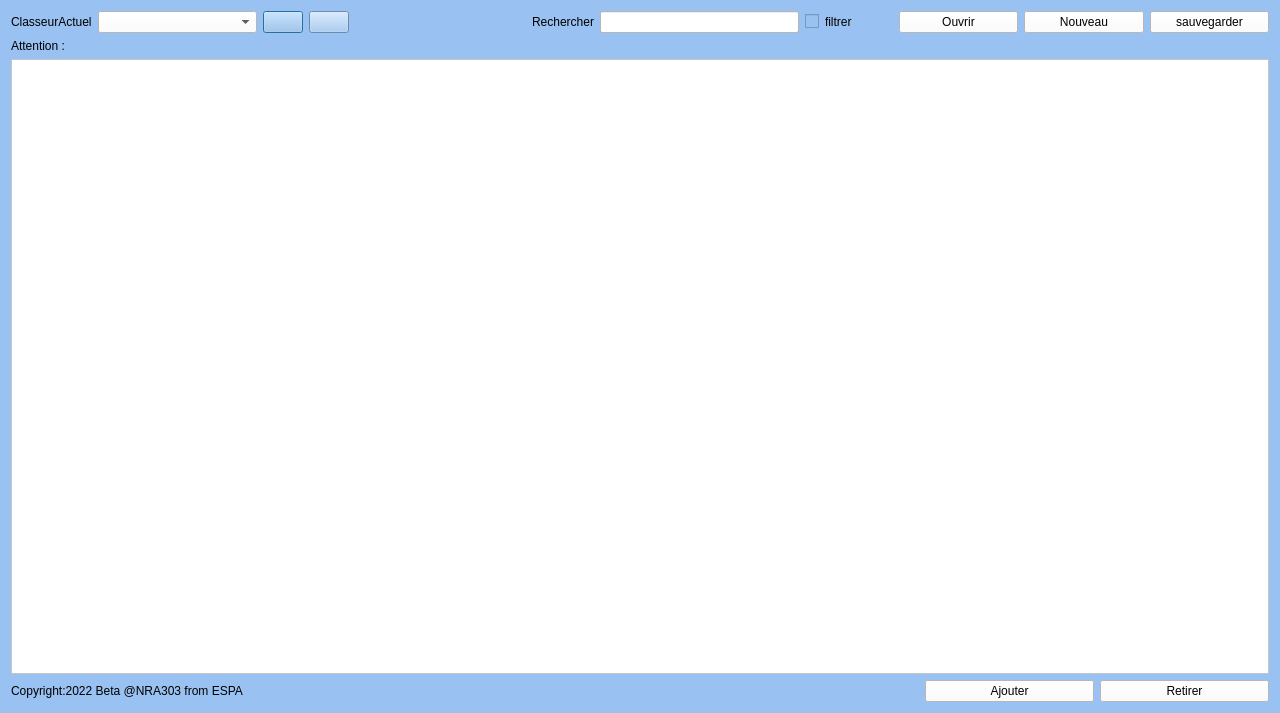
<?xml version="1.0" encoding="UTF-8"?>
<ui version="4.0">
 <class>Dialog</class>
 <widget class="QDialog" name="Dialog">
  <property name="geometry">
   <rect>
    <x>0</x>
    <y>0</y>
    <width>1280</width>
    <height>713</height>
   </rect>
  </property>
  <property name="sizePolicy">
   <sizepolicy hsizetype="Fixed" vsizetype="Fixed">
    <horstretch>0</horstretch>
    <verstretch>0</verstretch>
   </sizepolicy>
  </property>
  <property name="baseSize">
   <size>
    <width>0</width>
    <height>0</height>
   </size>
  </property>
  <property name="windowTitle">
   <string>Polyvalence par excellence</string>
  </property>
  <property name="windowIcon">
   <iconset>
    <normaloff>../Icons/esp.jpg</normaloff>../Icons/esp.jpg</iconset>
  </property>
  <property name="styleSheet">
   <string notr="true">font: 8pt &quot;MS Shell Dlg 2&quot;;
background-color: rgb(153, 193, 241);
border-width: 10px;
border-color: rgb(72, 144, 219);</string>
  </property>
  <layout class="QVBoxLayout" name="verticalLayout_3">
   <item>
    <layout class="QHBoxLayout" name="horizontalLayout_21" stretch="0,4,0,0,0,3,5,0,0,3,3,3">
     <property name="leftMargin">
      <number>0</number>
     </property>
     <item>
      <widget class="QLabel" name="table_label">
       <property name="styleSheet">
        <string notr="true">font: 9pt &quot;MS Shell Dlg 2&quot;;</string>
       </property>
       <property name="text">
        <string>ClasseurActuel</string>
       </property>
       <property name="alignment">
        <set>Qt::AlignLeading|Qt::AlignLeft|Qt::AlignVCenter</set>
       </property>
      </widget>
     </item>
     <item>
      <widget class="QComboBox" name="box">
       <property name="toolTip">
        <string>&lt;html&gt;&lt;head/&gt;&lt;body&gt;&lt;p&gt;Séléctionner le classeur&lt;/p&gt;&lt;/body&gt;&lt;/html&gt;</string>
       </property>
       <property name="styleSheet">
        <string notr="true">background-color: rgb(255, 255, 255);</string>
       </property>
      </widget>
     </item>
     <item>
      <widget class="QPushButton" name="addTable">
       <property name="toolTip">
        <string>&lt;html&gt;&lt;head/&gt;&lt;body&gt;&lt;p&gt;Ajouter un nouveau classeur&lt;/p&gt;&lt;/body&gt;&lt;/html&gt;</string>
       </property>
       <property name="text">
        <string/>
       </property>
       <property name="icon">
        <iconset>
         <normaloff>../Icons/306220457_3355170251430071_6322145844593497670_n.png</normaloff>../Icons/306220457_3355170251430071_6322145844593497670_n.png</iconset>
       </property>
      </widget>
     </item>
     <item>
      <widget class="QPushButton" name="removeTable">
       <property name="toolTip">
        <string>&lt;html&gt;&lt;head/&gt;&lt;body&gt;&lt;p&gt;supprimer le classeur courant&lt;/p&gt;&lt;/body&gt;&lt;/html&gt;</string>
       </property>
       <property name="text">
        <string/>
       </property>
       <property name="icon">
        <iconset>
         <normaloff>../Icons/49497.png</normaloff>../Icons/49497.png</iconset>
       </property>
      </widget>
     </item>
     <item>
      <spacer name="horizontalSpacer">
       <property name="orientation">
        <enum>Qt::Horizontal</enum>
       </property>
       <property name="sizeHint" stdset="0">
        <size>
         <width>120</width>
         <height>20</height>
        </size>
       </property>
      </spacer>
     </item>
     <item>
      <widget class="QLabel" name="recherche_label">
       <property name="styleSheet">
        <string notr="true">font: 8pt &quot;MS Shell Dlg 2&quot;;</string>
       </property>
       <property name="text">
        <string>Rechercher</string>
       </property>
       <property name="alignment">
        <set>Qt::AlignRight|Qt::AlignTrailing|Qt::AlignVCenter</set>
       </property>
      </widget>
     </item>
     <item>
      <widget class="QLineEdit" name="champderecherche">
       <property name="toolTip">
        <string>&lt;html&gt;&lt;head/&gt;&lt;body&gt;&lt;p&gt;Champ de recherche&lt;/p&gt;&lt;/body&gt;&lt;/html&gt;</string>
       </property>
       <property name="styleSheet">
        <string notr="true">background-color:rgb(255, 255, 255)</string>
       </property>
      </widget>
     </item>
     <item>
      <widget class="QCheckBox" name="filterBox">
       <property name="styleSheet">
        <string notr="true">font: 9pt &quot;MS Shell Dlg 2&quot;;</string>
       </property>
       <property name="text">
        <string>filtrer</string>
       </property>
      </widget>
     </item>
     <item>
      <spacer name="horizontalSpacer_2">
       <property name="orientation">
        <enum>Qt::Horizontal</enum>
       </property>
       <property name="sizeHint" stdset="0">
        <size>
         <width>40</width>
         <height>20</height>
        </size>
       </property>
      </spacer>
     </item>
     <item>
      <widget class="QPushButton" name="ouvrir">
       <property name="toolTip">
        <string>&lt;html&gt;&lt;head/&gt;&lt;body&gt;&lt;p&gt;Ouvrir une bibliothèque&lt;/p&gt;&lt;/body&gt;&lt;/html&gt;</string>
       </property>
       <property name="styleSheet">
        <string notr="true">background-color: rgb(255, 255, 255);
font: 8pt &quot;MS Shell Dlg 2&quot;;</string>
       </property>
       <property name="text">
        <string>Ouvrir</string>
       </property>
       <property name="icon">
        <iconset>
         <normaloff>../Icons/247081756_1071129153643184_6401690145009325325_n.png</normaloff>../Icons/247081756_1071129153643184_6401690145009325325_n.png</iconset>
       </property>
       <property name="iconSize">
        <size>
         <width>20</width>
         <height>20</height>
        </size>
       </property>
      </widget>
     </item>
     <item>
      <widget class="QPushButton" name="nouveau">
       <property name="toolTip">
        <string>&lt;html&gt;&lt;head/&gt;&lt;body&gt;&lt;p&gt;Créer une nouvelle bibliothèque&lt;/p&gt;&lt;/body&gt;&lt;/html&gt;</string>
       </property>
       <property name="styleSheet">
        <string notr="true">background-color: rgb(255, 255, 255);
font: 8pt &quot;MS Shell Dlg 2&quot;;</string>
       </property>
       <property name="text">
        <string>Nouveau</string>
       </property>
       <property name="icon">
        <iconset>
         <normaloff>../Icons/50426.png</normaloff>../Icons/50426.png</iconset>
       </property>
       <property name="iconSize">
        <size>
         <width>20</width>
         <height>20</height>
        </size>
       </property>
      </widget>
     </item>
     <item>
      <widget class="QPushButton" name="sauvegarder">
       <property name="toolTip">
        <string>&lt;html&gt;&lt;head/&gt;&lt;body&gt;&lt;p&gt;écrire dans la bibliothèque courante&lt;/p&gt;&lt;/body&gt;&lt;/html&gt;</string>
       </property>
       <property name="styleSheet">
        <string notr="true">background-color: rgb(255, 255, 255);
font: 8pt &quot;MS Shell Dlg 2&quot;;</string>
       </property>
       <property name="text">
        <string>sauvegarder</string>
       </property>
       <property name="icon">
        <iconset>
         <normaloff>../Icons/36191.png</normaloff>../Icons/36191.png</iconset>
       </property>
      </widget>
     </item>
    </layout>
   </item>
   <item>
    <widget class="QLabel" name="warninglabel">
     <property name="sizePolicy">
      <sizepolicy hsizetype="Preferred" vsizetype="Preferred">
       <horstretch>0</horstretch>
       <verstretch>0</verstretch>
      </sizepolicy>
     </property>
     <property name="font">
      <font>
       <family>MS Shell Dlg 2</family>
       <pointsize>9</pointsize>
       <weight>50</weight>
       <italic>false</italic>
       <bold>false</bold>
      </font>
     </property>
     <property name="styleSheet">
      <string notr="true">font: 9pt &quot;MS Shell Dlg 2&quot;;</string>
     </property>
     <property name="text">
      <string>Attention :</string>
     </property>
    </widget>
   </item>
   <item>
    <layout class="QGridLayout" name="gridLayout">
     <item row="0" column="0">
      <widget class="QTableWidget" name="tableWidget">
       <property name="sizePolicy">
        <sizepolicy hsizetype="Expanding" vsizetype="Expanding">
         <horstretch>1</horstretch>
         <verstretch>1</verstretch>
        </sizepolicy>
       </property>
       <property name="minimumSize">
        <size>
         <width>0</width>
         <height>315</height>
        </size>
       </property>
       <property name="baseSize">
        <size>
         <width>0</width>
         <height>0</height>
        </size>
       </property>
       <property name="styleSheet">
        <string notr="true">background-color:rgb(255, 255, 255);</string>
       </property>
      </widget>
     </item>
    </layout>
   </item>
   <item>
    <layout class="QHBoxLayout" name="horizontalLayout" stretch="0,4,1,1">
     <item>
      <widget class="QLabel" name="Copyright">
       <property name="text">
        <string>Copyright:2022 Beta @NRA303 from ESPA</string>
       </property>
      </widget>
     </item>
     <item>
      <spacer name="horizontalSpacer_4">
       <property name="orientation">
        <enum>Qt::Horizontal</enum>
       </property>
       <property name="sizeHint" stdset="0">
        <size>
         <width>40</width>
         <height>20</height>
        </size>
       </property>
      </spacer>
     </item>
     <item>
      <widget class="QPushButton" name="ajouter">
       <property name="toolTip">
        <string>&lt;html&gt;&lt;head/&gt;&lt;body&gt;&lt;p&gt;Ajouter une nouvelle ligne&lt;/p&gt;&lt;/body&gt;&lt;/html&gt;</string>
       </property>
       <property name="styleSheet">
        <string notr="true">background-color: rgb(255, 255, 255);
font: 8pt &quot;MS Shell Dlg 2&quot;;</string>
       </property>
       <property name="text">
        <string>Ajouter</string>
       </property>
       <property name="icon">
        <iconset>
         <normaloff>../Icons/306220457_3355170251430071_6322145844593497670_n.png</normaloff>../Icons/306220457_3355170251430071_6322145844593497670_n.png</iconset>
       </property>
       <property name="iconSize">
        <size>
         <width>15</width>
         <height>15</height>
        </size>
       </property>
      </widget>
     </item>
     <item>
      <widget class="QPushButton" name="retirer">
       <property name="toolTip">
        <string>Supprimer la ligne courante</string>
       </property>
       <property name="styleSheet">
        <string notr="true">background-color: rgb(255, 255, 255);
font: 8pt &quot;MS Shell Dlg 2&quot;;</string>
       </property>
       <property name="text">
        <string>Retirer</string>
       </property>
       <property name="icon">
        <iconset>
         <normaloff>../Icons/49497.png</normaloff>../Icons/49497.png</iconset>
       </property>
       <property name="iconSize">
        <size>
         <width>20</width>
         <height>20</height>
        </size>
       </property>
      </widget>
     </item>
    </layout>
   </item>
  </layout>
 </widget>
 <resources/>
 <connections/>
</ui>
